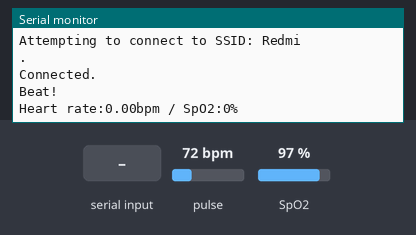
Simulated run of this sketch. Board: ESP8266 (NodeMCU). On the bench: the last lines printed to the serial monitor. The test bench sets the inputs (shaded band); at power-on: pulse 72 bpm, SpO2 97 %. WiFi joins after 1.5 s; servers stay silent unless stated.

Above: at 5.8 s.
5.9 s: pulse set to 42 bpm
At 5.99 s:
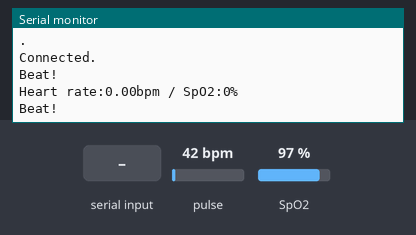
7.4 s: "1\n" received over Serial
At 8.4 s:
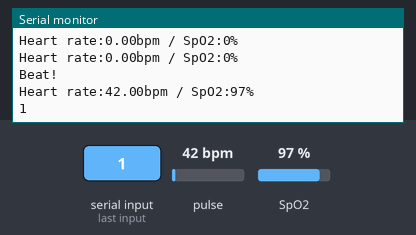
8.9 s: SpO2 set to 80 %
At 9.7 s:
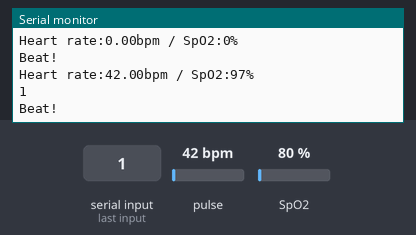
10.4 s: "0\n" received over Serial
At 11.1 s:
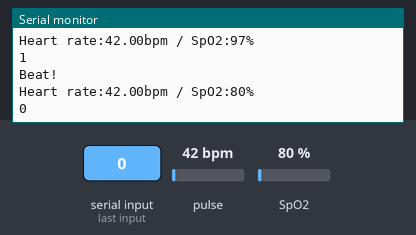
11.9 s: pulse set to 70 bpm
At 13.4 s:
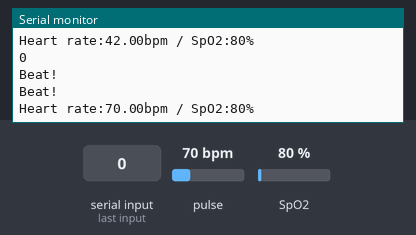
Timing chart, 0 to 14.4 s (numbered marks = the images above; inputs shaded):
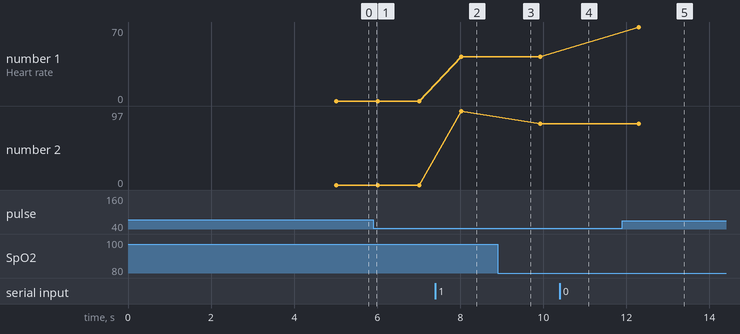

The sketch:

ESP_8266_FINAL.ino
```cpp
#include "MAX30100_PulseOximeter.h"
#include <ezButton.h>
#include <ESP8266WiFi.h>
#include "ThingSpeak.h"
bool take=true;
#define REPORTING_PERIOD_MS     100

//----------- Enter you Wi-Fi Details---------//
char ssid[] = "Redmi";     //SSID
char pass[] = "12345677";  // Password
//-------------------------------------------//

WiFiClient client;

unsigned long myChannelNumber = 2052369;  // Channel ID here
const int FieldNumberTemp = 1;
const int FieldNumberBPM = 2;
const int FieldNumberOXI = 3;
const char* myWriteAPIKey = "GSNDTRVHC7K6GXV1";  // Your Write API Key here


int i=1;
float avgBPM=0;
uint8_t avgSP=0;
String Temp="0";

#define REPORTING_PERIOD_MS     1000

// Create a PulseOximeter object
PulseOximeter pox;

// Time at which the last beat occurred
uint32_t tsLastReport = 0;

// Callback routine is executed when a pulse is detected
void onBeatDetected() {
    Serial.println("Beat!");
}

void setup() {
    Serial.begin(9600);

    Serial.print("Initializing pulse oximeter..");

    // Initialize sensor
    if (!pox.begin()) {
        Serial.println("FAILED");
        for(;;);
    } else {
        Serial.println("SUCCESS");
    }

    // Register a callback routine
    pox.setOnBeatDetectedCallback(onBeatDetected);
    WiFi.mode(WIFI_STA);
  ThingSpeak.begin(client);
}

void loop() {
    if (WiFi.status() != WL_CONNECTED) {
    Serial.print("Attempting to connect to SSID: ");
    Serial.println(ssid);
    while (WiFi.status() != WL_CONNECTED) {
      WiFi.begin(ssid, pass);
      Serial.print(".");
      delay(5000);
    }
    Serial.println("\nConnected.");
  }


    pox.update();

    // Grab the updated heart rate and SpO2 levels
    if (millis() - tsLastReport > REPORTING_PERIOD_MS) {
        float BPM=pox.getHeartRate();
        Serial.print("Heart rate:");
        Serial.print(BPM);
        Serial.print("bpm / SpO2:");
        uint8_t SPO2=pox.getSpO2();
        Serial.print(SPO2);
        Serial.println("%");
       if(BPM!=0.0 && SPO2>=80)
       {
          Temp=Serial.readStringUntil('\n');
          Serial.println(Temp);
          ThingSpeak.writeField(myChannelNumber, FieldNumberBPM, BPM, myWriteAPIKey);
          ThingSpeak.writeField(myChannelNumber, FieldNumberOXI, SPO2, myWriteAPIKey);
          ThingSpeak.writeField(myChannelNumber, FieldNumberTemp,Temp , myWriteAPIKey);
       }
        tsLastReport = millis();
    }


}
```

Measured:
- after the input at 7.4 s, the serial monitor: prints a new line after 0.62 s (image 2)
- after the input at 10.4 s, the serial monitor: prints a new line at once (image 4)
- after the input at 11.9 s, the serial monitor: prints a new line after 0.40 s (image 5)
- plotted number 1: 42 → 70 after the input at 11.9 s
- plotted number 2: 97 → 80 after the input at 8.9 s
